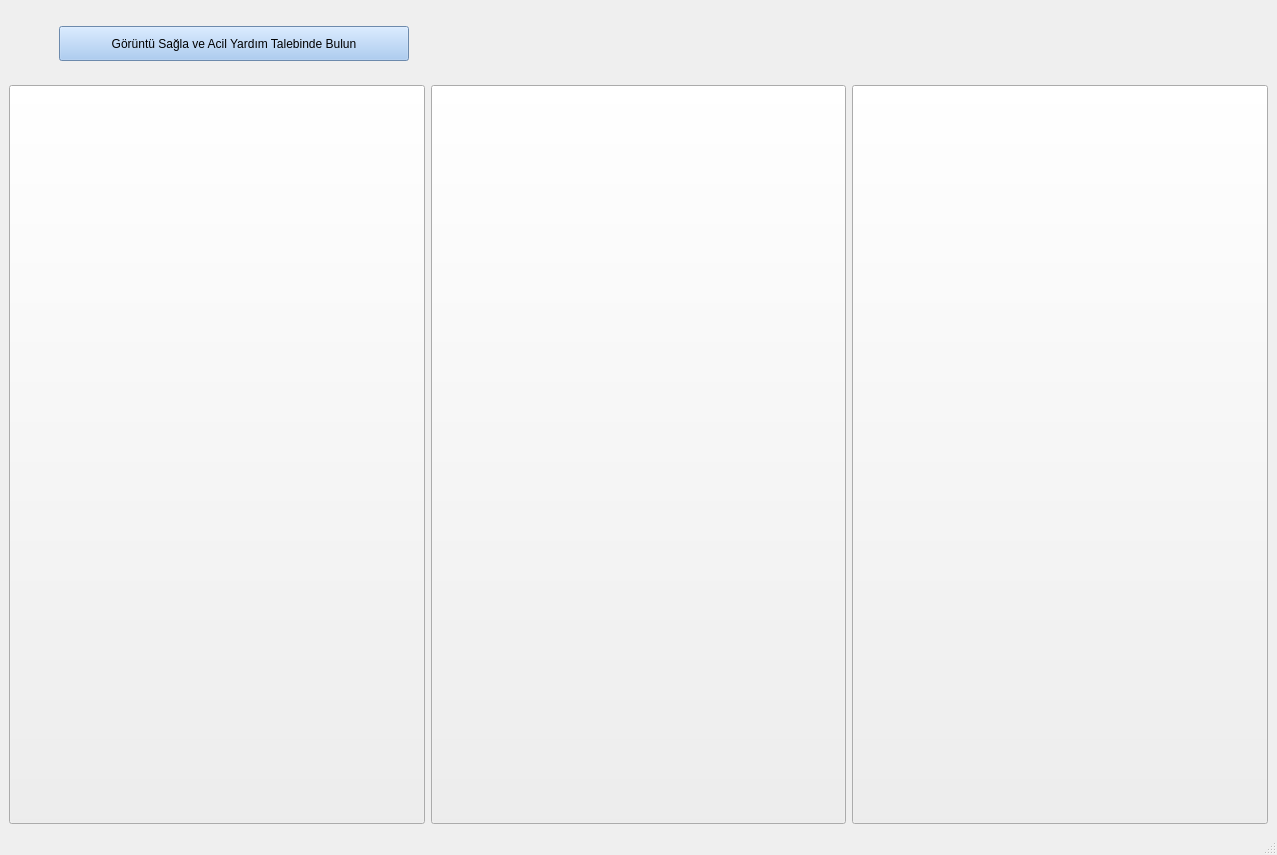
<?xml version="1.0" encoding="UTF-8"?>
<ui version="4.0">
 <class>MainWindow</class>
 <widget class="QMainWindow" name="MainWindow">
  <property name="geometry">
   <rect>
    <x>0</x>
    <y>0</y>
    <width>1277</width>
    <height>855</height>
   </rect>
  </property>
  <property name="windowTitle">
   <string>MainWindow</string>
  </property>
  <widget class="QWidget" name="centralwidget">
   <layout class="QGridLayout" name="gridLayout">
    <item row="0" column="0">
     <layout class="QVBoxLayout" name="verticalLayout" stretch="1,10">
      <item>
       <layout class="QHBoxLayout" name="horizontalLayout_2">
        <property name="leftMargin">
         <number>50</number>
        </property>
        <item>
         <widget class="QPushButton" name="pushButton_4">
          <property name="maximumSize">
           <size>
            <width>350</width>
            <height>35</height>
           </size>
          </property>
          <property name="cursor">
           <cursorShape>PointingHandCursor</cursorShape>
          </property>
          <property name="styleSheet">
           <string notr="true">background:rgb(153, 193, 241);</string>
          </property>
          <property name="text">
           <string>Görüntü Sağla ve Acil Yardım Talebinde Bulun</string>
          </property>
         </widget>
        </item>
        <item alignment="Qt::AlignHCenter">
         <widget class="QLabel" name="name_surname">
          <property name="maximumSize">
           <size>
            <width>16777215</width>
            <height>70</height>
           </size>
          </property>
          <property name="font">
           <font>
            <pointsize>15</pointsize>
           </font>
          </property>
          <property name="text">
           <string> </string>
          </property>
         </widget>
        </item>
       </layout>
      </item>
      <item>
       <layout class="QHBoxLayout" name="horizontalLayout">
        <item>
         <widget class="QPushButton" name="pushButton">
          <property name="sizePolicy">
           <sizepolicy hsizetype="Ignored" vsizetype="Preferred">
            <horstretch>0</horstretch>
            <verstretch>0</verstretch>
           </sizepolicy>
          </property>
          <property name="font">
           <font>
            <family>Ubuntu</family>
            <pointsize>15</pointsize>
            <italic>true</italic>
            <bold>true</bold>
           </font>
          </property>
          <property name="cursor">
           <cursorShape>PointingHandCursor</cursorShape>
          </property>
          <property name="styleSheet">
           <string notr="true">background:url(:/images/990116f6-f26c-4412-9240-1ca040a021df.jpeg);
background-repeat: no-repeat;
background-position: center;
</string>
          </property>
          <property name="text">
           <string/>
          </property>
         </widget>
        </item>
        <item>
         <widget class="QPushButton" name="pushButton_2">
          <property name="sizePolicy">
           <sizepolicy hsizetype="Ignored" vsizetype="Preferred">
            <horstretch>0</horstretch>
            <verstretch>0</verstretch>
           </sizepolicy>
          </property>
          <property name="font">
           <font>
            <family>Ubuntu</family>
            <pointsize>15</pointsize>
            <italic>true</italic>
            <bold>true</bold>
           </font>
          </property>
          <property name="cursor">
           <cursorShape>PointingHandCursor</cursorShape>
          </property>
          <property name="styleSheet">
           <string notr="true">background-image: url(:/images/e20f0fbd-9bd1-4ded-9c3a-8078daa1997d.jpeg);
background-repeat: no-repeat;
background-position: center;</string>
          </property>
          <property name="text">
           <string/>
          </property>
         </widget>
        </item>
        <item>
         <widget class="QPushButton" name="pushButton_3">
          <property name="sizePolicy">
           <sizepolicy hsizetype="Ignored" vsizetype="Preferred">
            <horstretch>0</horstretch>
            <verstretch>0</verstretch>
           </sizepolicy>
          </property>
          <property name="font">
           <font>
            <pointsize>15</pointsize>
            <italic>true</italic>
            <bold>true</bold>
           </font>
          </property>
          <property name="cursor">
           <cursorShape>PointingHandCursor</cursorShape>
          </property>
          <property name="styleSheet">
           <string notr="true">background:url(:/images/9a1ab396-c9a8-4901-a7b1-bae22d3f19e7.jpeg);
background-repeat: no-repeat;
background-position: center;</string>
          </property>
          <property name="text">
           <string/>
          </property>
         </widget>
        </item>
       </layout>
      </item>
     </layout>
    </item>
   </layout>
  </widget>
  <widget class="QMenuBar" name="menubar">
   <property name="geometry">
    <rect>
     <x>0</x>
     <y>0</y>
     <width>1277</width>
     <height>23</height>
    </rect>
   </property>
  </widget>
  <widget class="QStatusBar" name="statusbar"/>
 </widget>
 <resources/>
 <connections/>
</ui>
